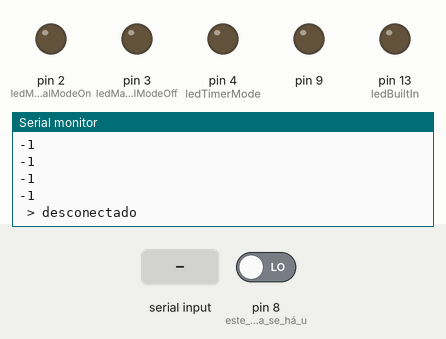
A sketch run on a simulated Arduino Uno, built with avr-gcc and run on an emulated ATmega328P. Shown: output pins drawn as LEDs (lit = HIGH), the last lines printed to the serial monitor. Inputs (shaded band) come from the test bench; at power-on: pin 8 (este_pino_detecta_se_há_u) LOW. The local clock reads 2024-03-15 10:24:30 at power-on unless the sketch sets it.

Above: at 2.2 s.
2.3 s: pin 8 (este_pino_detecta_se_há_u) driven HIGH
At 2.8 s:
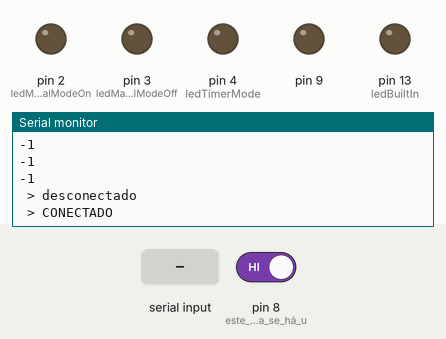
3.8 s: "1" received over the second serial link
At 5.1 s:
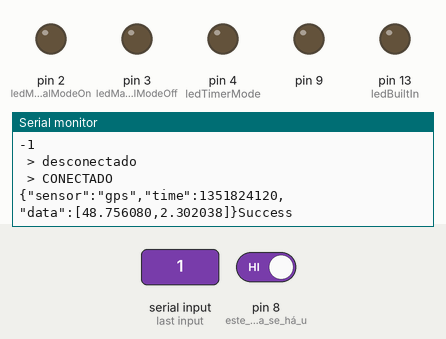

The sketch:

sketch_jan15b.ino
```cpp
// (licence header left out)
#include <EEPROM.h>
#include "customtype.h"
#include <DS3231.h>
#include <SoftwareSerial.h>
#include <ArduinoJson.h>

/*struct CurrentDateTime {
  byte Day;
  byte Month;
  byte Year;
  byte WeekDay;
  byte Hour;
  byte Minute;
  }

  struct WeeklySchedule{
  byte Hour;
  byte Minute;
  bool State;
  byte Relay;
  int WeekDays[]
  }

  struct YearlySchedule{
  byte Hour;
  byte Minute;
  bool State;
  byte Relay;
  byte Day;
  byte Month;
  byte Year;
  }

*/
// Init the DS3231 using the hardware interface
DS3231  rtc(SDA, SCL);
// Init a Time-data structure
Time  t;

SoftwareSerial BTSerial(10, 11); // RX | TX

int estado_antes = -1; //

CurrentDateTime getCurrentDateTime() {

  t = rtc.getTime();
  CurrentDateTime current;

  //CurrentDateTime current;
  current.Day = t.date;
  current.Month = t.mon;
  current.Year = t.year;
  current.WeekDay = t.dow;
  current.Hour = t.hour;
  current.Minute = t.min;

  return current;
}


// Pin 13 has an LED connected on most Arduino boards.
// give it a name:
int ledManualModeOn = 2;
int ledManualModeOff = 3;
int ledTimerMode = 4;
int ledBuiltIn = 13;

int touchSensor = 7;
int touchSensorVal = LOW;
int oldTouchSensorVal = LOW;
int currentState = 1;
//WeeklySchedule size is 21
//Microcontroller EEPROM has 512 bytes, so 512/21 = maximum schedule entries
int WEEKLY_SCHEDULE_SIZE = 21;
const int MAX_SCHEDULE_ENTRIES = 24;
WeeklySchedule weeklySchedule[MAX_SCHEDULE_ENTRIES];
char scheduleJson[400] = {};

//YearlySchedule yearlySchedule[26];

// the setup routine runs once when you press reset:

byte analogPin;

void setDate(int day, int month, int year, char dow) {
  rtc.setDOW(dow);
  rtc.setDate(day, month, year);
}

void setTime(int hour, int minute, int second) {
  rtc.setTime(hour, minute, second);
}

void saveToEEPROM(WeeklySchedule data[]) {
  Serial.println("Saving to EEPROM ");
  int eeAddress = 0;
  for (int i = 0; i <= (sizeof(data)); i++) {

    EEPROM.put(eeAddress, data[i]);
    eeAddress = eeAddress + sizeof(WeeklySchedule);
  }
}

void readFromEEPROM(WeeklySchedule weeklySchedule[]) {
  int eeAddress = 0;
  for (int i = 0; i <= MAX_SCHEDULE_ENTRIES - 1; i++) {
    EEPROM.get(eeAddress, weeklySchedule[i]);
    eeAddress = eeAddress + sizeof(WeeklySchedule);
  }
}

/*
  char readWeeklyschedule(){
    return readFromEEPROM(WEEKLYSCHEDULEEEADDRESS);
  }
*/
void setup() {
  // initialize the digital pin as an output.
  pinMode(ledManualModeOn, OUTPUT);
  pinMode(ledManualModeOff, OUTPUT);
  pinMode(ledTimerMode, OUTPUT);
  pinMode(touchSensor, INPUT);
  pinMode(ledBuiltIn, OUTPUT);

  readFromEEPROM(weeklySchedule);
  weeklySchedule[0] = {22, 30, 1, 1, {4, 2}};
  weeklySchedule[1] = {21, 0, 1, 1, {2}};
  weeklySchedule[1] = {22, 59, 1, 1, {5}};

  //saveToEEPROM(weeklySchedule);
  //weeklySchedule[2] = {20, 0, 1, 1, {2}};
  //  WeeklySchedule weeklySchedule[];
  //  YearlySchedule yearlySchedule[];
  Serial.begin(9600);
  rtc.begin();

  //setDate(14,9,2017,5);
  //setTime(22,55,30);
  pinMode(8, INPUT);  // este pino detecta se há uma conexão Bluetooth ativa

  // o pino KEY do HC-05 pode ser deixado sem conexão para o modo de operação normal
  // ou conecte-o ao pino 9 e use o bloco abaixo
  pinMode(9, OUTPUT);  // Este pino está estado_antes ao pino KEY do HC-05
  digitalWrite(9, LOW); // Coloca o HC-05 em modo de operação

  BTSerial.begin(9600);  // velocidade padrão HC-05 em operação normal

  for (int i = 0; i < MAX_SCHEDULE_ENTRIES; i++) {
    Serial.println(weeklySchedule[i].Hour);
  }
  delay(1000);
  //  weeklySchedule = getWeekScheduleFromEEPROM();
  //  yearlySchedule = getYearlyScheduleFromEEPROM();


}

//int getArrayLength(array, referenceType){
//  return sizeof(array) / sizeof(referenceType);
//  }

//void HandleRelaysAccordingToSchedule(CurrentDateTime currentDateTime, Array array, Type referenceType){

//     int arraySize = getArrayLength(array, referenceType);

//     for (int count = 0; count < arraySize; count++) {

//        if ((array[count].hour = currentDateTime.hour) && (array[count].minute = currentDateTime.Minute)){

//          }
//    }
// }

void setSchedule(char schedule[]){
  StaticJsonBuffer<200> jsonBuffer;
  Serial.print(schedule);

  //Serial.print("setSchedule");
  JsonObject& root = jsonBuffer.parseObject(schedule);

  if (root.success())
  {
    Serial.print("Success");

    //int index = root["position"].as<int>();
    //Serial.print("after parseobject");
    //Serial.print(root["hour"].as<char>());
    //weeklySchedule[index] = {root["hour"], root["minute"], root["state"], root["relay"]};

    //for (int i=0; i <= sizeof(root["weekdays"])/sizeof(int); i++){
    //    weeklySchedule[index].WeekDays[i]=root["weekdays"][i];
    //}

    //saveToEEPROM(weeklySchedule);
  }
  //else
  //{Serial.print("Root failure");}
}

void turnOffLeds() {
  //turn off all led
  digitalWrite(ledManualModeOn, LOW);
  digitalWrite(ledManualModeOff, LOW);
  digitalWrite(ledTimerMode, LOW);
}

void changeState() {
  if (currentState == 2) {
    currentState = 0;
  }
  else
  {
    currentState = currentState + 1;
  }
  turnOffLeds();
  delay(900);
  displayState();

  //evaluate new state and proceed with relay operations
}

void displayState() {

  switch (currentState) {
    case 0:
      //Pin 2 will be on.
      digitalWrite(ledManualModeOn, HIGH);
      break;
    case 1:
      //Pin 3 will be on.
      digitalWrite(ledManualModeOff, HIGH);
      break;
    case 2:
      //Pin 4 will be on.
      digitalWrite(ledTimerMode, HIGH);
      break;
  }
}

void HandleRelay(int relay, int state, int index)
{
  Serial.println("Handling relay");
  Serial.println("Relay: " + relay);
  Serial.println("State: " + state);
  Serial.println("Index: " + index);
}

void VerifyWeeklySchedule(CurrentDateTime currentDateTime, WeeklySchedule weeklySchedule[]) {
  for (int countSchedule = 0; countSchedule < MAX_SCHEDULE_ENTRIES; countSchedule++) {
    if (weeklySchedule[countSchedule].Hour == currentDateTime.Hour && weeklySchedule[countSchedule].Minute == currentDateTime.Minute) {
      for (int countWeekDay = 0; countWeekDay <= 6; countWeekDay++) {
        if (currentDateTime.WeekDay == weeklySchedule[countSchedule].WeekDays[countWeekDay]) {
          HandleRelay(weeklySchedule[countSchedule].Relay, weeklySchedule[countSchedule].State, countSchedule);
        };
      };
    };
  };
}


// the loop routine runs over and over again forever:
void loop() {
  //digitalWrite(ledBuiltIn, HIGH);   // turn the LED on (HIGH is the voltage level)
  //delay(1000);               // wait for a second
  //digitalWrite(ledBuiltIn, LOW);    // turn the LED off by making the voltage LOW

  int estado_agora = digitalRead(8); // verifica se há uma conexão

  // se o estado de conexão mudou:
  if (estado_antes != estado_agora) {
    if (estado_agora == HIGH) {
      Serial.println("");
      Serial.println(" > CONECTADO");
    }
    else {
      Serial.println("");
      Serial.println(" > desconectado");
    }
    estado_antes = estado_agora; // atualiza para a proxima rodada
  }

  // Ponte entre o Serial do Arduino e a software serial ligada ao HC-05
  int i = 0;
  char inChar;
  if (BTSerial.available()>0)
  {

    inChar = BTSerial.read();
    char roChar[] = "{\"sensor\":\"gps\",\"time\":1351824120,\"data\":[48.756080,2.302038]}";

    //Serial.print("I received: ");
    //Serial.print(inChar);
    setSchedule(roChar);

  }

  //Serial.println("after receiving data from bluetooth");
  //Serial.print(inChar);
  //if (root.success())
  //{
    //Serial.write(scheduleJson);

    //saveToEEPROM(weeklySchedule);
    //const char* sensor    = root["sensor"];
    //long        time      = root["time"];
    //double      latitude  = root["data"][0];
    //double      longitude = root["data"][1];
  //}

  //
  // Step 3: Retrieve the values
  //

  //if (BTSerial.available())

  //if (Serial.available())
  //  BTSerial.write(Serial.read());

  CurrentDateTime teste = getCurrentDateTime();
  //getCurrentDateTime(teste);
  //Serial.println("---------");
  //Serial.print(teste.Day);
  //Serial.print(teste.Month);
  //Serial.println(teste.Year);
  //Serial.println(teste.Hour);
  //Serial.println(teste.Minute);
  //Serial.println("-------------");

  //Serial.println(weeklySchedule[0].Hour);
  //Serial.println(weeklySchedule[0].Minute);
  //Serial.println("Ronaldo");
  //VerifyWeeklySchedule(teste, weeklySchedule);

  //delay(900);
  // changeState();


}

//delay(900);               // wait for a second
//digitalWrite(led,LOW);
```

customtype.h
```cpp
typedef struct {
  int Day;
  int Month;
  int Year;
  int WeekDay;
  int Hour;
  int Minute;
} CurrentDateTime;

typedef struct {
  int Hour;
  int Minute;
  bool State;
  int Relay;
  int WeekDays[7];
} WeeklySchedule;

typedef struct {
  int Hour;
  int Minute;
  bool State;
  int Relay;
  int Day;
  int Month;
  int Year;
} YearlySchedule;
```

Measured:
- after the input at 2.3 s, the serial monitor: prints a new line at once (image 1)
- after the input at 3.8 s, the serial monitor: prints a new line at once (image 2)
